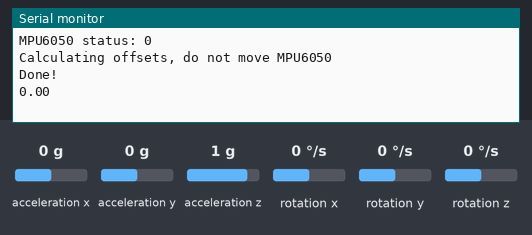
This sketch was run on a simulated Arduino Uno, built with avr-gcc and run on an emulated ATmega328P. On the bench: the last lines printed to the serial monitor. The inputs (shaded band) are chosen by the test bench; at power-on: rotation z 0 °/s, acceleration x 0 g, acceleration y 0 g, acceleration z 1 g, rotation x 0 °/s, rotation y 0 °/s.

Above: at 3.2 s.
3.3 s: rotation z set to -192 °/s
At 4.6 s:
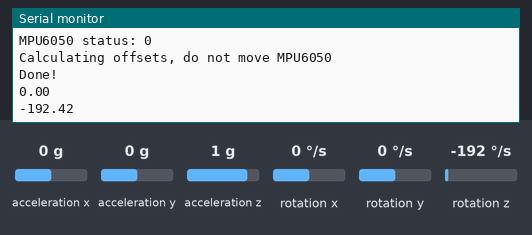
4.8 s: rotation z set to -100 °/s
At 5.8 s:
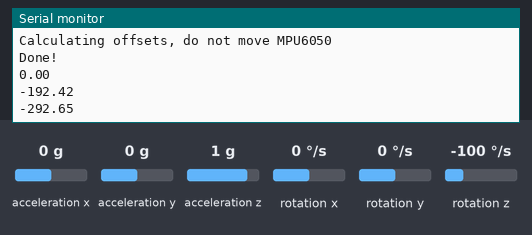
Timing chart, 0 to 7.8 s (numbered marks = the images above; inputs shaded):
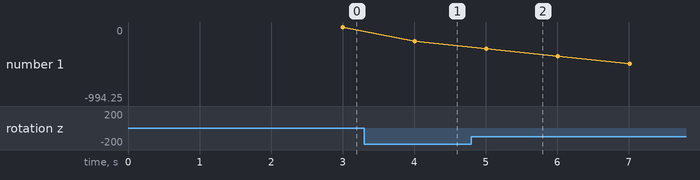

The sketch:

Gyro.ino
```cpp
#include "Gyro.h"
#include "Wire.h"

Gyro gyro;

void setup() {
  Serial.begin(9600);
  Wire.begin();
  gyro.setup();
}

void loop() {
  delay(1000);
  Serial.println(gyro.angleZ());
}
```

Gyro.cpp
```cpp
#include "Gyro.h"
#include <Arduino.h>
#include <MPU6050_light.h>
#include "Wire.h"

Gyro::Gyro(){
    mpu = new MPU6050(Wire);
}

void Gyro::setup(){
  byte status = mpu->begin();
  Serial.print(F("MPU6050 status: "));
  Serial.println(status);
  while (status != 0) { }
  Serial.println(F("Calculating offsets, do not move MPU6050"));
  delay(1000);
  mpu->calcOffsets();
  Serial.println("Done!\n");
}

float Gyro::angleX(){
    mpu->update();
    return mpu->getAngleX();
}

float Gyro::angleY(){
    mpu->update();
    return mpu->getAngleY();
}

float Gyro::angleZ(){
    mpu->update();
    return mpu->getAngleZ();
}
```

Gyro.h
```cpp
#ifndef Gyro_h
#define Gyro_h

#include <Arduino.h>
#include <MPU6050_light.h>

class Gyro{
  public:
    Gyro();
    void setup();
    float angleX();
    float angleY();
    float angleZ();
  private:
    MPU6050* mpu;
};

#endif
```

Measured:
- after the input at 3.3 s, the serial monitor: prints a new line after 0.70 s (image 1)
- after the input at 4.8 s, the serial monitor: prints a new line after 0.21 s (image 2)
- plotted number 1: 0 → -192.42 after the input at 3.3 s, -192.42 → -994.25 after the input at 4.8 s
